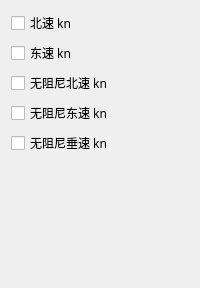
             <widget class="QWidget" name="page_4">
              <layout class="QGridLayout" name="gridLayout_56">
               <item row="0" column="0">
                <widget class="QCheckBox" name="checkBox_9">
                 <property name="font">
                  <font>
                   <family>微软雅黑</family>
                  </font>
                 </property>
                 <property name="text">
                  <string>北速 kn</string>
                 </property>
                </widget>
               </item>
               <item row="1" column="0">
                <widget class="QCheckBox" name="checkBox_10">
                 <property name="font">
                  <font>
                   <family>微软雅黑</family>
                  </font>
                 </property>
                 <property name="text">
                  <string>东速 kn</string>
                 </property>
                </widget>
               </item>
               <item row="2" column="0">
                <widget class="QCheckBox" name="checkBox_76">
                 <property name="font">
                  <font>
                   <family>微软雅黑</family>
                  </font>
                 </property>
                 <property name="text">
                  <string>无阻尼北速 kn</string>
                 </property>
                </widget>
               </item>
               <item row="3" column="0">
                <widget class="QCheckBox" name="checkBox_77">
                 <property name="font">
                  <font>
                   <family>微软雅黑</family>
                  </font>
                 </property>
                 <property name="text">
                  <string>无阻尼东速 kn</string>
                 </property>
                </widget>
               </item>
               <item row="4" column="0">
                <widget class="QCheckBox" name="checkBox_78">
                 <property name="font">
                  <font>
                   <family>微软雅黑</family>
                  </font>
                 </property>
                 <property name="text">
                  <string>无阻尼垂速 kn</string>
                 </property>
                </widget>
               </item>
               <item row="5" column="0">
                <spacer name="verticalSpacer_6">
                 <property name="orientation">
                  <enum>Qt::Vertical</enum>
                 </property>
                 <property name="sizeHint" stdset="0">
                  <size>
                   <width>20</width>
                   <height>122</height>
                  </size>
                 </property>
                </spacer>
               </item>
              </layout>
             </widget>
